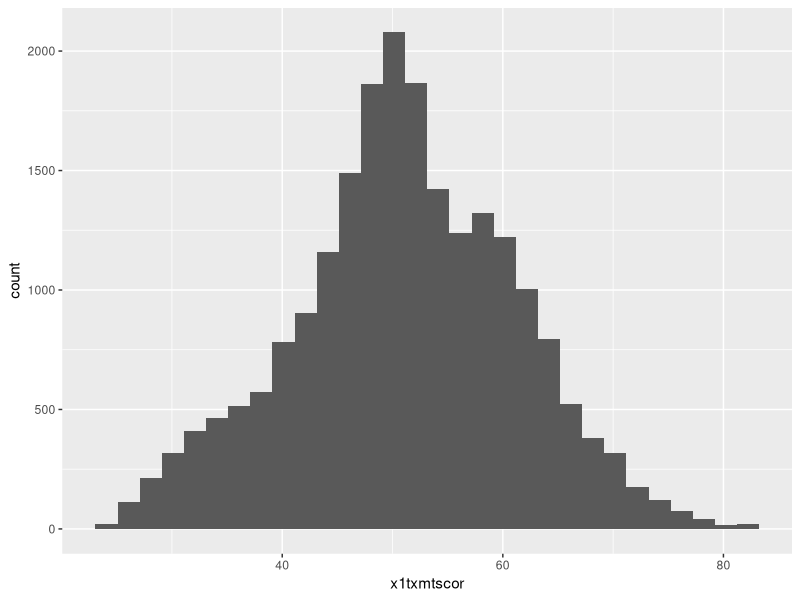
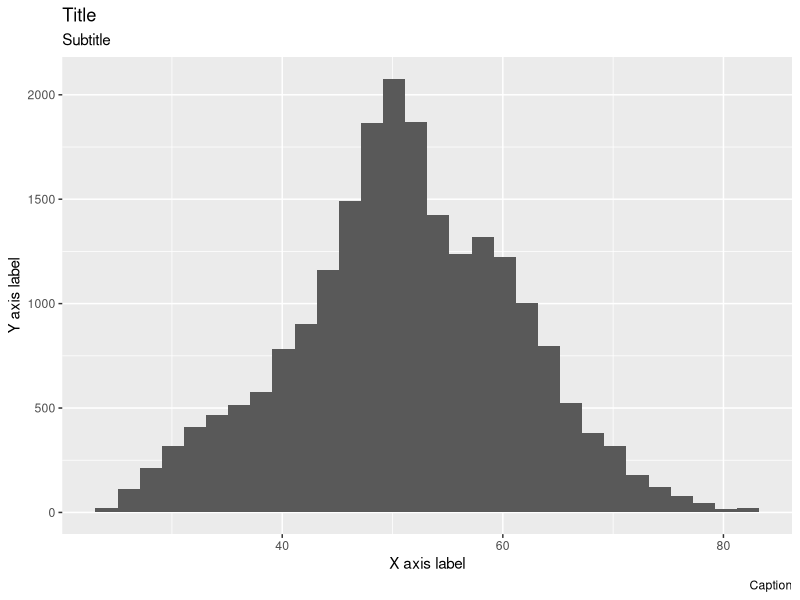
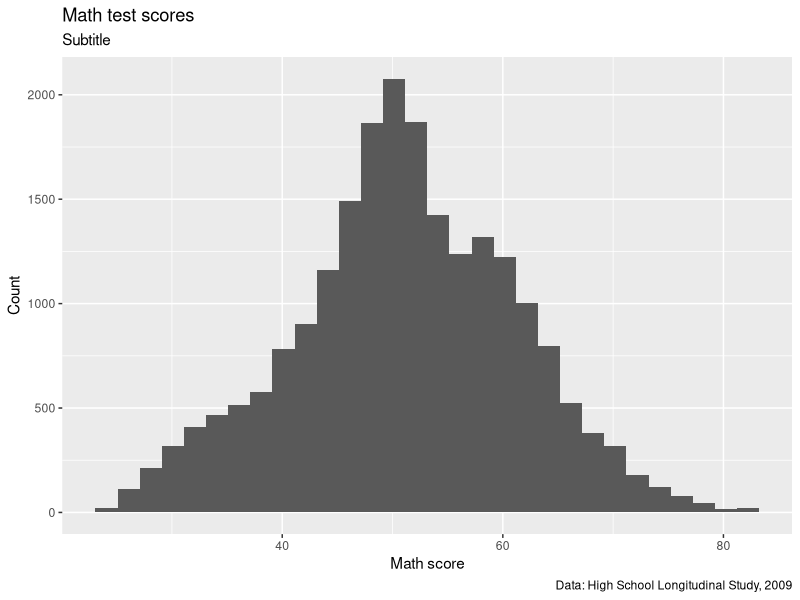
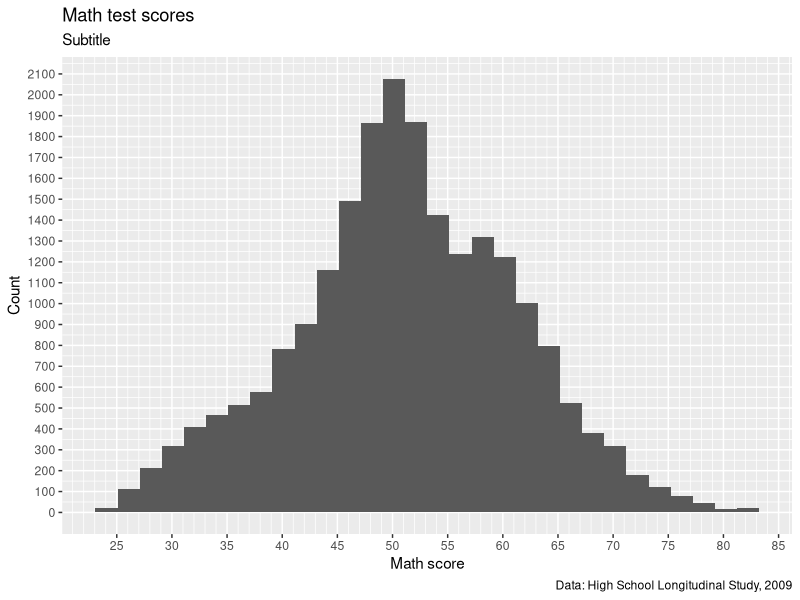
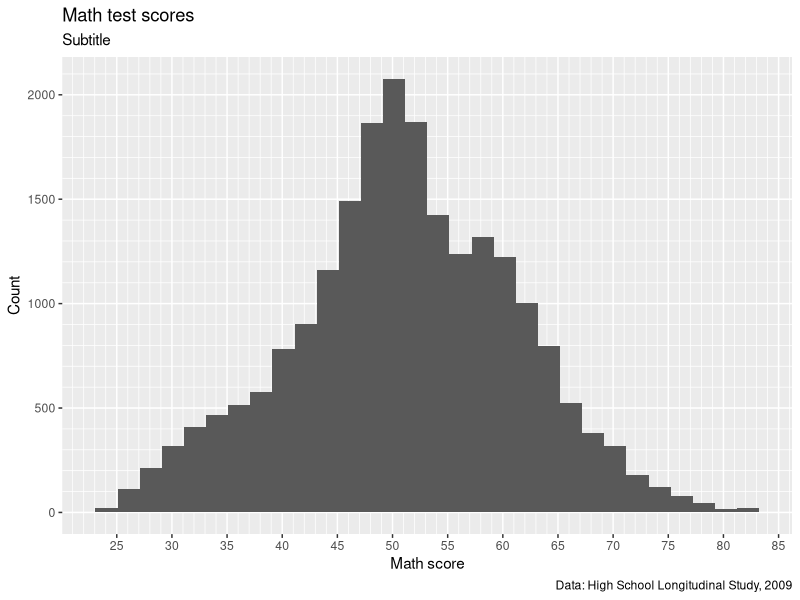
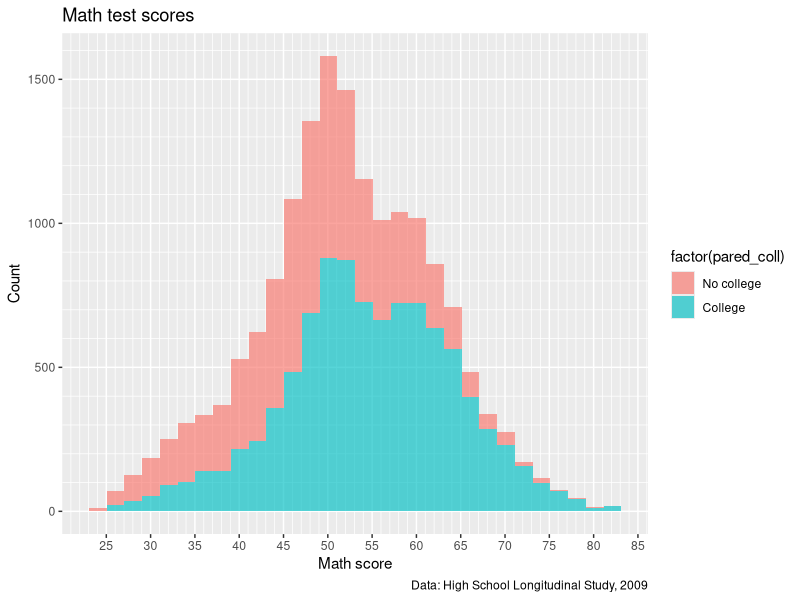
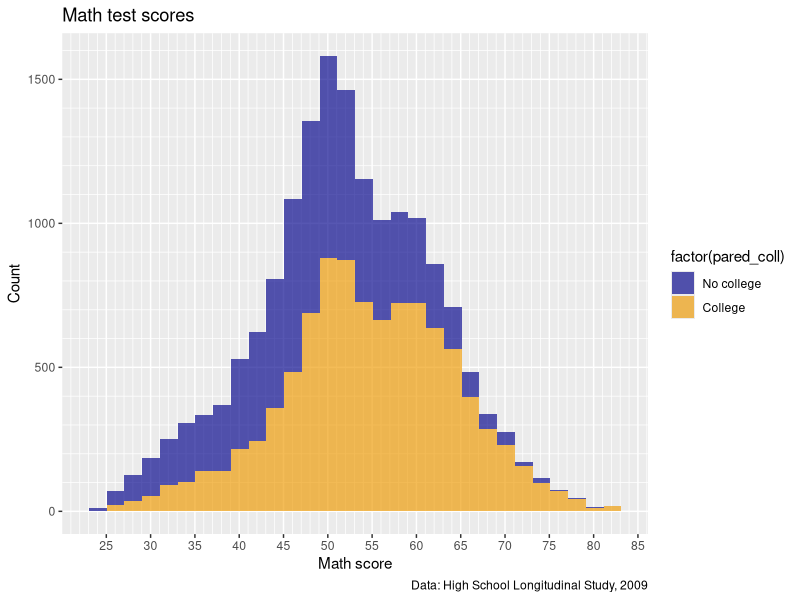
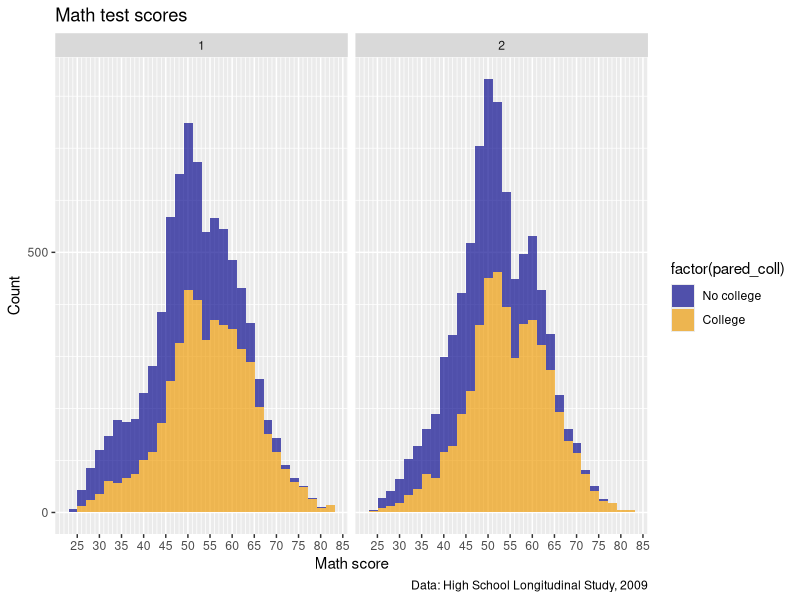

These charts were generated, in order, by the following R code:
## -----------------------------------------------------------------------------
##
##' [PROJ: EDH 7916]
##' [FILE: Data visualization with ggplot2 - Customization]
##' [INIT: 9 March 2020]
##' [AUTH: Benjamin Skinner @btskinner]
##' [EDIT: Matt Capaldi @ttalVlatt]
##' [EDIT: Jue Wu]
##' [UPDT: 29 January 2025]
##
## -----------------------------------------------------------------------------

## ---------------------------
##' [Libraries]
## ---------------------------

library(tidyverse)
library(patchwork)

## ---------------------------
##' [Input data]
## ---------------------------

data <- read_csv("data/hsls-small.csv")

## -----------------------------------------------------------------------------
##' [Initial plain plot]
## -----------------------------------------------------------------------------

## Drop missing values for math test score
data <- data |>
  filter(x1txmtscor != -8)

## create histogram using ggplot
p <- ggplot(data = data) +
  geom_histogram(mapping = aes(x = x1txmtscor))

## show
p

## -----------------------------------------------------------------------------
##' [Titles and captions]
## -----------------------------------------------------------------------------

## Add placeholder titles/labels/captions
p <- p +
  labs(title = "Title",
       subtitle = "Subtitle",
       caption = "Caption",
       x = "X axis label",
       y = "Y axis label")

## show 
p

## create histogram using ggplot
p <- p +
  labs(title = "Math test scores",
       caption = "Data: High School Longitudinal Study, 2009",
       x = "Math score",
       y = "Count")

## show 
p



## -----------------------------------------------------------------------------
##' [Axis formatting]
## -----------------------------------------------------------------------------

## create histogram using ggplot
p <- p +
    scale_x_continuous(breaks = seq(from = 0, to = 100, by = 5),
                     minor_breaks = seq(from = 0, to = 100, by = 1)) +
  scale_y_continuous(breaks = seq(from = 0, to = 2500, by = 100),
                     minor_breaks = seq(from = 0, to = 2500, by = 50))

## show 
p

p <- p +
    scale_y_continuous(breaks = seq(from = 0, to = 2500, by = 500),
                     minor_breaks = seq(from = 0, to = 2500, by = 100))

## show
p


## -----------------------------------------------------------------------------
##' [Legend labels]
## -----------------------------------------------------------------------------

## add indicator that == 1 if either parent has any college
data <- data |>
  filter(!x1paredu %in% c(-8, -9)) |> 
  mutate(pared_coll = ifelse(x1paredu >= 3, 1, 0),
         pared_coll = factor(pared_coll,
                             levels = c(0,1),
                             labels = c("No college", "College")))


p2 <- ggplot(data = data) +
  geom_histogram(mapping = aes(x = x1txmtscor,
                               fill = factor(pared_coll)),
                 alpha = 0.66) +
  ## Below here is just what we had added to p in previous steps
  labs(title = "Math test scores",
       caption = "Data: High School Longitudinal Study, 2009",
       x = "Math score",
       y = "Count") +
      scale_x_continuous(breaks = seq(from = 0, to = 100, by = 5),
                     minor_breaks = seq(from = 0, to = 100, by = 1)) +
    scale_y_continuous(breaks = seq(from = 0, to = 2500, by = 500),
                     minor_breaks = seq(from = 0, to = 2500, by = 100))

## show 
p2



## ---------------------------
##' [Color Scales]
## ---------------------------

## create histogram using ggplot
p2 <- p2 +
  scale_fill_manual(values = c("blue4", "orange2"))

## show 
p2

## Add a facet wrap for sex
p2 <- p2 +
  facet_wrap(~x1sex)

## show 
p2





## -----------------------------------------------------------------------------
##' [Preset themes]
## -----------------------------------------------------------------------------

## create histogram using ggplot
p2 <- p2 +
  theme_bw()

## show 
p2


p2 <- p2 +
  theme_linedraw()

## show 
p2


p2 <- p2 +
  theme(axis.ticks.x = element_line(linewidth = 0.8,
                                    lineend = "round"))

## show 
p2

## -----------------------------------------------------------------------------
##' [Multiple plots with patchwork]
## -----------------------------------------------------------------------------

## Make a nice looking second plot of math scores by by parental education
p3 <- ggplot(data) +
  geom_boxplot(mapping = aes(x = pared_coll,
                             y = x1txmtscor,
                             fill = pared_coll),
               alpha = 0.66) +
  scale_fill_viridis_d(option = "magma", begin = 0.2, end = 0.8) +
  labs(x = NULL,
       y = "Math Score",
       fill = "Parental Education") +
  theme_linedraw()

## show
p3

## use plus sign for side by side
p2 + p3

p2 / p3

p2 <- p2 +
  scale_fill_viridis_d(option = "magma", begin = 0.2, end = 0.8)

p2 / p3

p2 / p3 + plot_layout(design = "AAAAA
                                #BBB#")

p2 / p3 + guide_area() + plot_layout(design = "AAAAA
                                               BBBCC",
                                     guides= "collect")



p2 / p3 + guide_area() + plot_layout(design = "AAAAA
                                               BBBCC",
                                     guides= "collect") +
  plot_annotation(title = "Math Test Scores Differences by Parental Education",
                  caption = "Data: High School Longitudinal Study, 2009")

patch <- p2 / p3 + guide_area() + plot_layout(design = "AAAAA
                                               BBBCC",
                                     guides= "collect") +
  plot_annotation(title = "Math Test Scores Differences by Parental Education",
                  caption = "Data: High School Longitudinal Study, 2009")


## -----------------------------------------------------------------------------
##' *END SCRIPT*
## -----------------------------------------------------------------------------

# NA
